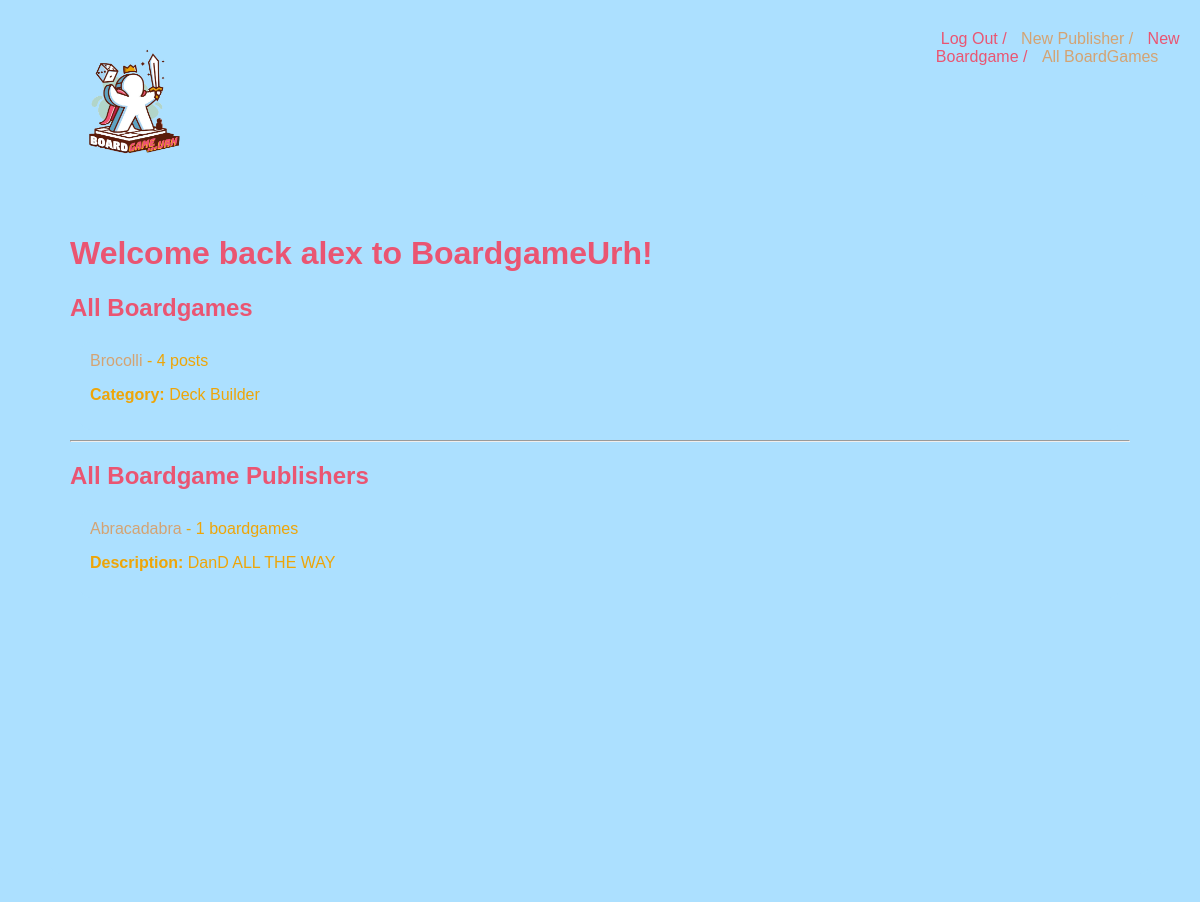
Page / (signed in) on the earlier database version.
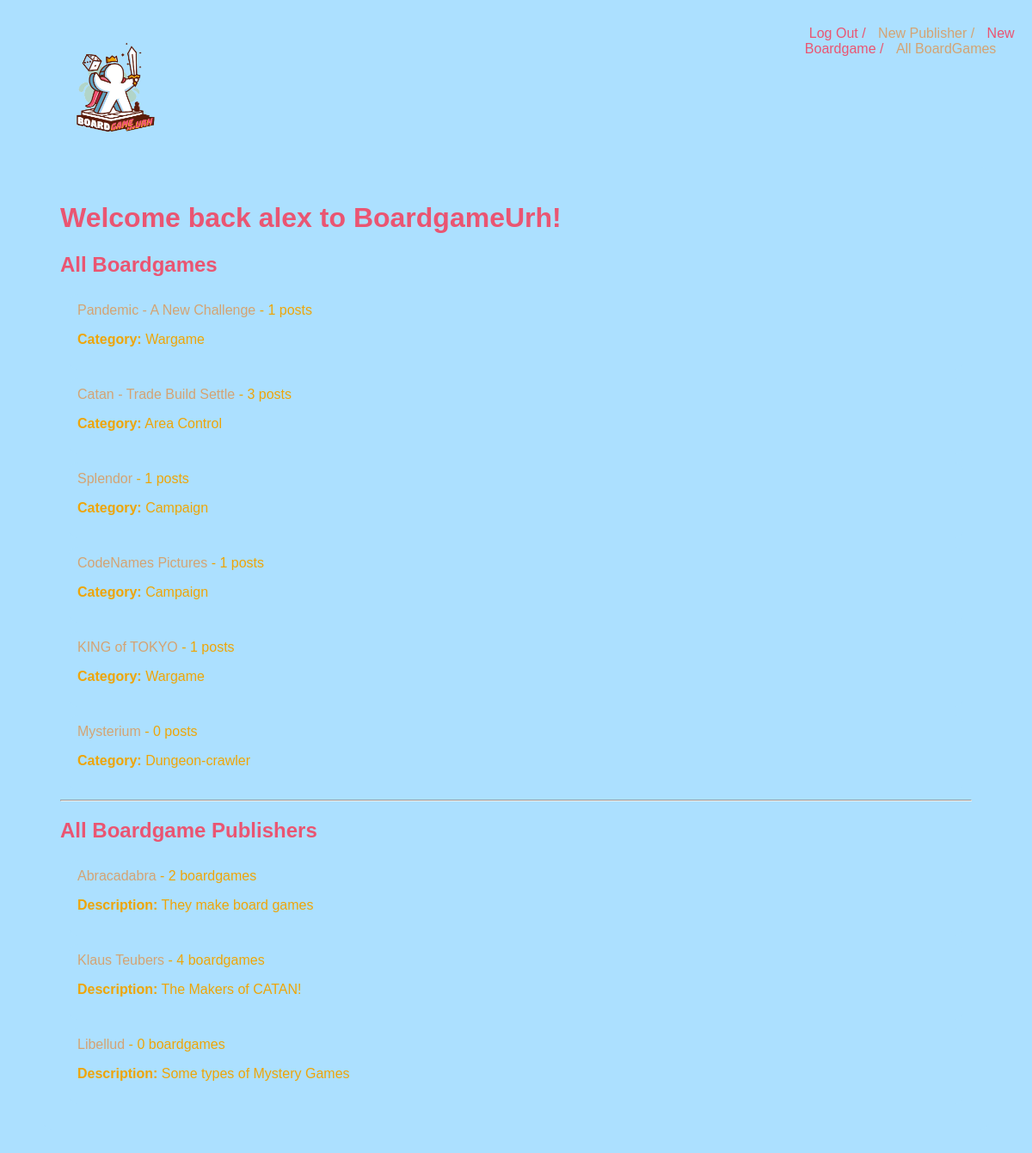
Same page on the later database version.
### boardgame_app/models.py (models this page shows)
class User(UserMixin, db.Model):
    id = db.Column(db.Integer, primary_key=True)
    username = db.Column(db.String(90), nullable=False)
    password = db.Column(db.String(90), nullable=False)
    likes = db.relationship("Boardgame", secondary="user_boardgame", back_populates="liked_by")
    posts = db.relationship("Post", back_populates="poster")

class Boardgame(db.Model):
    id = db.Column(db.Integer, primary_key=True)
    name = db.Column(db.String(80), nullable=False)
    category = db.Column(db.Enum(ItemCategory), default=ItemCategory.DUNGEON)
    photo_url = db.Column(URLType)
    publisher_id = db.Column(
        db.Integer, db.ForeignKey('publisher.id'), nullable=False)
    publisher = db.relationship('Publisher', back_populates='boardgames')
    created_by_id = db.Column(db.Integer, db.ForeignKey('user.id'))
    created_by = db.relationship("User")
    liked_by = db.relationship("User", secondary="user_boardgame", back_populates="likes")
    posts = db.relationship("Post", back_populates="boardgame")

class Publisher(db.Model):
    id = db.Column(db.Integer, primary_key=True)
    company = db.Column(db.String(80), nullable=False)
    description = db.Column(db.String(200), nullable=False)
    publisher_category = db.Column(db.Enum(PublisherCategory), default=PublisherCategory.SPECIAL)
    boardgames = db.relationship('Boardgame', back_populates='publisher')
    created_by_id = db.Column(db.Integer, db.ForeignKey('user.id'))
    created_by = db.relationship("User")

### boardgame_app/routes.py (the view)
@main.route('/')
def homepage():
    publishers = Publisher.query.all()
    boardgames = Boardgame.query.all()
    return render_template('home.html', publishers=publishers, boardgames=boardgames)

### boardgame_app/__init__.py (called while the page is built)
@login.user_loader
def load_user(user_id):
  return User.query.get(user_id)

### boardgame_app/utils.py (called while the page is built)
    def __str__(self):
        return str(self.value)

### boardgame_app/templates/home.html
{% extends 'base.html' %}
{% block content %}
{% if current_user.is_authenticated %}
    <h1>Welcome back {{ current_user.username }} to BoardgameUrh!</h1>
    <h2>All Boardgames</h2>
    {% for boardgame in boardgames %}
    <div class="publisher">
        <a href="/boardgame/{{ boardgame.id }}">{{ boardgame.name }}</a> -
        {{ boardgame.posts|length }} posts
        <p><strong>Category:</strong> {{ boardgame.category }}</p>
    </div>
    {% endfor %}
    <hr>
    <h2>All Boardgame Publishers</h2>
    {% for publisher in publishers %}
    <div class="publisher">
        <a href="/publisher/{{ publisher.id }}">{{ publisher.company }}</a> -
        {{ publisher.boardgames|length }} boardgames
        <p><strong>Description:</strong> {{ publisher.description }}</p>
    </div>
    {% endfor %}
{% else %}
    <img class='hero' src="{{ url_for('static', filename='logo.png')}}"></img>
{% endif %}
{% endblock %}

### boardgame_app/templates/base.html (shortened to what this page needs)
<!DOCTYPE html>
<html>
    <head>
        <link rel="stylesheet" href="{{ url_for('static', filename='style.css')}}">
    </head>
    <body>
        <nav>
            {% if current_user.is_authenticated %}
            <a href="/"><img class='logo' src="{{ url_for('static', filename='logo.png')}}"></img></a>
            <div class="nav-links">
                <a href="/logout" style="color: #ea5572;">Log Out /</a>
                <a href="/new_publisher" >New Publisher /</a>
                <a href="/new_boardgame" style="color: #ea5572;">New Boardgame /</a>
                <a href="/">All BoardGames</a>
                {% endif %}
            </div>
        </nav>
        <div class="content">
            {% block content %}{% endblock %}
        </div>
    </body>
</html>

### boardgame_app/static/style.css (style rules this page uses)
body { margin: auto; background-color: #ace0ff; font-family: Arial, Helvetica, sans-serif; }
nav { display: flex; padding-left: 30px; padding-top: 30px; }
a { text-decoration: none; color: #D4A373; width: 100vw; font-size: 1rem; }
.nav-links { justify-self: left; width: 350px; font-family: Arial, Helvetica, sans-serif; }
.nav-links > a { margin: 5px; font-family: Arial, Helvetica, sans-serif; }
.content { padding: 20px; margin: 10px 50px 50px 50px; min-height: 80vh; background-color: #ace0ff; border-radius: 10px; color: #ea5572; }
.publisher { padding: 10px; margin: 10px; background-color: #ace0ff; border-radius: 10px; color: #eea508; }
.logo { width: 200px; }

Differences in the rows shown:
removed Boardgame: name "Brocolli", posts|length "4", category "Deck Builder"
added Boardgame: name "Pandemic - A New Challenge", posts|length "1", category "Wargame"
added Boardgame: name "Catan - Trade Build Settle", posts|length "3", category "Area Control"
added Boardgame: name "Splendor", posts|length "1", category "Campaign"
added Boardgame: name "CodeNames Pictures", posts|length "1", category "Campaign"
added Boardgame: name "KING of TOKYO", posts|length "1", category "Wargame"
added Boardgame: name "Mysterium", posts|length "0", category "Dungeon-crawler"
changed Publisher "Abracadabra": boardgames|length "1" → "2"; description "DanD ALL THE WAY" → "They make board games"
added Publisher: company "Klaus Teubers", boardgames|length "4", description "The Makers of CATAN!"
added Publisher: company "Libellud", boardgames|length "0", description "Some types of Mystery Games"
